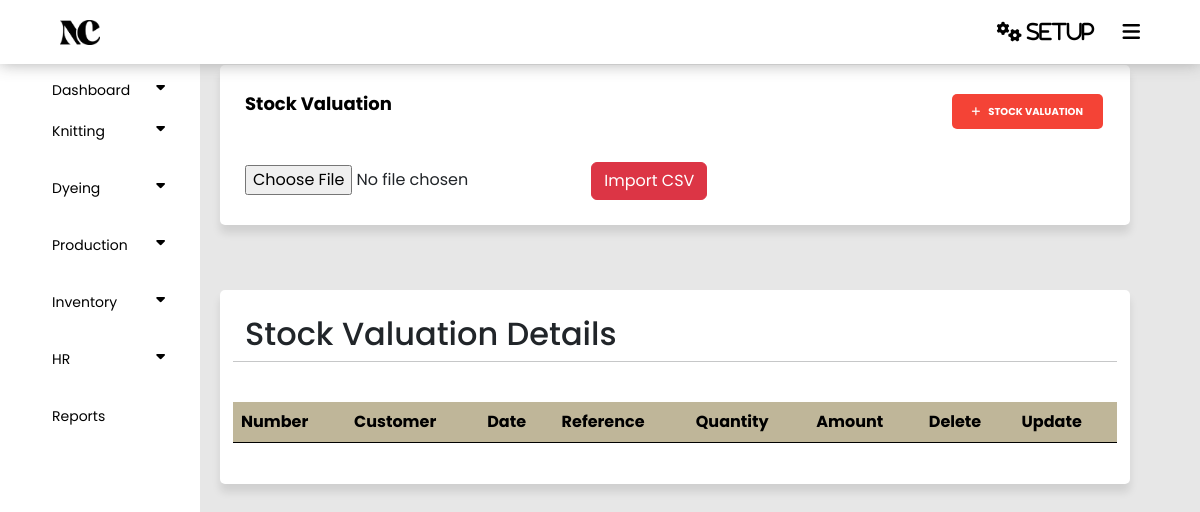
The app's page /panel/stockvaluation.php, older data.
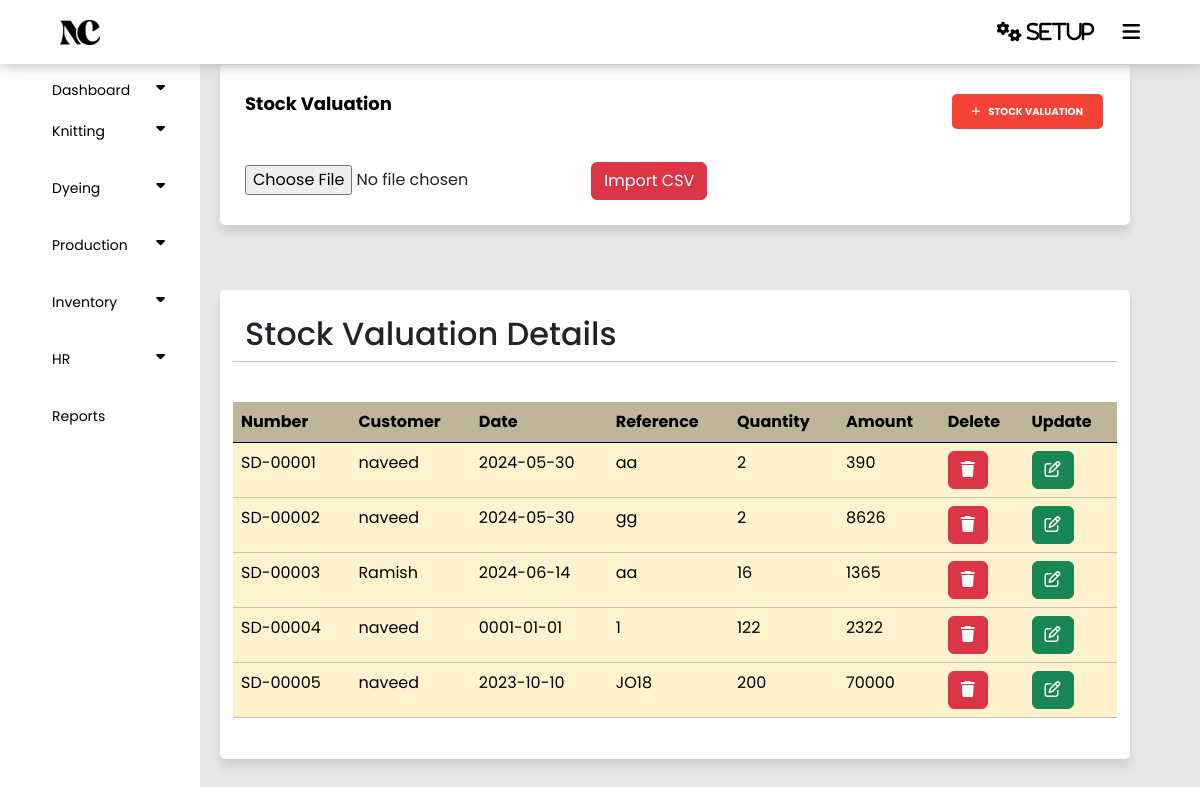
The same page, newer data.
### tables this page shows
CREATE TABLE `svaluation` (
  `Id` int(11) NOT NULL,
  `Cid` int(11) NOT NULL,
  `Vcode` varchar(255) NOT NULL,
  `Date` date NOT NULL,
  `Vreference` varchar(255) NOT NULL,
  `Vquantity` int(11) NOT NULL,
  `vamount` int(11) NOT NULL,
  `Address` text NOT NULL,
  `Comment` varchar(255) NOT NULL,
  `Status` int(11) NOT NULL DEFAULT 1
);

CREATE TABLE `customer` (
  `Id` int(11) NOT NULL,
  `Number` varchar(255) NOT NULL,
  `Customer` varchar(255) NOT NULL,
  `Datee` date NOT NULL,
  `Reference` varchar(255) NOT NULL,
  `Quantity` int(11) NOT NULL,
  `Amount` int(11) NOT NULL,
  `Status` int(11) NOT NULL DEFAULT 1
);

### panel/stockvaluation.php (the view, shortened to what this page needs)
<?php
require('config.php');
require('index.php');
$fetch = "SELECT * FROM `svaluation` as s inner join `Customer` as c on s.Cid = c.Id ";
$query = mysqli_query($connect , $fetch);
?>
<!DOCTYPE html>
<html lang="en">
<head>
    <link href="https://cdn.jsdelivr.net/npm/bootstrap@5.3.3/dist/css/bootstrap.min.css" rel="stylesheet">
    <link rel="stylesheet" type="text/css" href="style.css">
</head>
<body>
<section class="container">
    <div>
        <header>Stock Valuation</header>
        <button type="button" onclick="location.href='sv_form.php'" class="add_knittingcard_button" style="float: right;"><i class="fa fa-plus" aria-hidden="true"></i>Stock Valuation</button>
    </div>
<br>
<br>
<br>
    <div>
    <div>
    <form action="import.php" method="post" enctype="multipart/form-data">
        <input type="file" name="file" id="file" accept=".csv">
        <button type="submit" class="btn btn-danger">Import CSV</button>
    </form>
</div>
    </div>
</section>
<section class="container">
                <div class="row justify-content-right">
                    <h2>Stock Valuation Details</h2>
                <hr>
            <table class="table table-warning mt-4" id="example">
                <thead class="bg-warning p-2 text-dark bg-opacity-10" style="opacity: 75%;">
                    <tr>
                    <th scope="col">Number</th>
                    <th scope="col">Customer</th>
                    <th scope="col">Date</th>
                    <th scope="col">Reference</th>
                    <th scope="col">Quantity</th>
                    <th scope="col">Amount</th>
                    <th scope="col">Delete</th>
                    <th scope="col">Update</th>
                    </tr>
                </thead>
                <tbody>
                <?php while ($row = mysqli_fetch_assoc($query)) {
                     ?>
                    <tr>
                    <td><?php echo $row ['Vcode']?></td>
                    <td><?php echo $row ['Customer']?></td>
                    <td><?php echo $row ['Date']?></td>
                    <td><?php echo $row ['Vreference']?></td>
                    <td><?php echo $row ['Vquantity']?></td>
                    <td><?php echo $row ['vamount']?></td>
                    <td ><a href="svdelete.php?Id=<?php echo $row ['Id'];?>" class="btn btn-danger"><i class="fa-solid fa-trash"></i></a></td>
                    <td ><a href="svupdate.php?Id=<?php echo $row ['Id'];?>" class="btn btn-success"><i class="fa-regular fa-pen-to-square"></i></a></td>
                </tr>
                <?php
                    }
                ?>
                </tbody>
            </table>
        </section>
</body>
</html>

### panel/index.php (shortened to what this page needs)
<!DOCTYPE html>
<html lang="en">
<head>
    <link href="https://cdn.jsdelivr.net/npm/bootstrap@5.0.2/dist/css/bootstrap.min.css" rel="stylesheet">
    <link rel="stylesheet" type="text/css" href="style.css">
    <link rel="stylesheet" href="https://cdnjs.cloudflare.com/ajax/libs/font-awesome/6.0.0-beta3/css/all.min.css">
    <link href="https://cdnjs.cloudflare.com/ajax/libs/font-awesome/5.10.0/css/all.min.css" rel="stylesheet">
    <link href="https://cdn.jsdelivr.net/npm/bootstrap-icons@1.4.1/font/bootstrap-icons.css" rel="stylesheet">
    <link rel="stylesheet" href="https://cdnjs.cloudflare.com/ajax/libs/font-awesome/6.5.2/css/all.min.css" />
</head>
<body>
    <div class="menu">
        <div class="logo">
            <img src="../images/logo.png" alt="Noorani & Co">
        </div>
        <div class="dropdown">
            <button onclick="toggleDropdown('dropdown2')" class="dropbtn"><i class="fa fa-cogs" aria-hidden="true"> SetUp</i></button>
            <div class="dropdown ms-4">
                <button onclick="toggleDropdown('dropdown1')" class="dropbtn"><i class="fa fa-bars" aria-hidden="true"></i></button>
        </div>
</div>
</div>
<div class="sidenav">
    <ol><button class="dropdown-btn dashboard">Dashboard<i class="fa fa-caret-down"></i>
    <ol><button class="dropdown-btn">Knitting<i class="fa fa-caret-down"></i>
</button>
</ol>
<ol><button class="dropdown-btn">Dyeing<i class="fa fa-caret-down"></i>
</button>
    </ol>
    <ol><button class="dropdown-btn">Production<i class="fa fa-caret-down"></i></button>
</ol>
<ol><button class="dropdown-btn">Inventory<i class="fa fa-caret-down"></i></button>
</ol>
<ol><button class="dropdown-btn">HR<i class="fa fa-caret-down"></i></button>
    </ol>
    <ol><a href="report.php">Reports</a>
    </ol>
</div>
</body>
</html>

### panel/style.css (style rules this page uses)
* { padding: 0; margin: 0; }
body { background-color: #e7e7e7; font-family: "Poppins", sans-serif; }
#example { background: #000; color: #f44336; }
.menu { display: flex; align-items: center; justify-content: space-between; background: white; position: fixed; width: 100%; height: 8vh; box-sizing: border-box; padding: 10px 5%; box-shadow: 0 0 15px; color: rgba(166, 166, 166, 0.9); z-index: 1; }
.logo img { width: 40px; display: inline-block; }
.dropbtn { background-color: white; color: black; font-size: 20px; border: none; cursor: pointer; }
.dropdown { position: relative; display: inline-block; }
.sidenav { height: 100%; width: 200px; position: fixed; top: 0; left: 0; background-color: white; overflow-x: hidden; padding-top: 70px; }
.sidenav a, .dropdown-btn { padding: 10px 20px; text-decoration: none; font-size: 14px; color: black; display: block; border: none; background: none; width:100%; text-align: left; cursor: pointer; outline: none; }
.sidenav .fa { padding-right: 15px; }
.fa-caret-down { float: right; padding-right: 8px; }
.container { position: relative; float: left; width: calc(100% - 290px); margin-left: 220px; margin-top: 65px; background-color: white; padding: 25px; border-radius: 5px; box-shadow: 0px 8px 8px 0px rgba(0,0,0,0.1); }
.container header { font-size: 18px; color: black; font-weight: bold; text-align: left; float: left; }
.add_knittingcard_button { border: 0; border-radius: 5px; color: white; background-color: #f44336; padding: 10px 20px; text-align: center; text-decoration: none; text-transform: uppercase; display: inline-block; font-size: 10px; font-weight: bold; margin: 4px 2px; cursor: pointer; }
.fa-plus { padding-right: 8px; }

Row changes from the older to the newer data that the page shows:
added svaluation: Vcode "SD-00001", Cid.Customer "naveed", Date "2024-05-30", Vreference "aa", Vquantity "2", vamount "390"
added svaluation: Vcode "SD-00002", Cid.Customer "naveed", Date "2024-05-30", Vreference "gg", Vquantity "2", vamount "8626"
added svaluation: Vcode "SD-00003", Cid.Customer "Ramish", Date "2024-06-14", Vreference "aa", Vquantity "16", vamount "1365"
added svaluation: Vcode "SD-00004", Cid.Customer "naveed", Date "0001-01-01", Vreference "1", Vquantity "122", vamount "2322"
added svaluation: Vcode "SD-00005", Cid.Customer "naveed", Date "2023-10-10", Vreference "JO18", Vquantity "200", vamount "70000"
